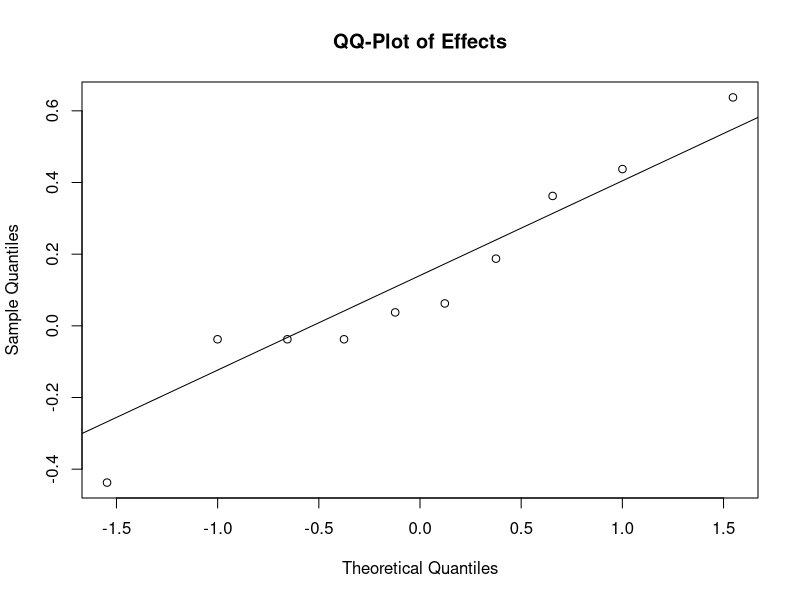
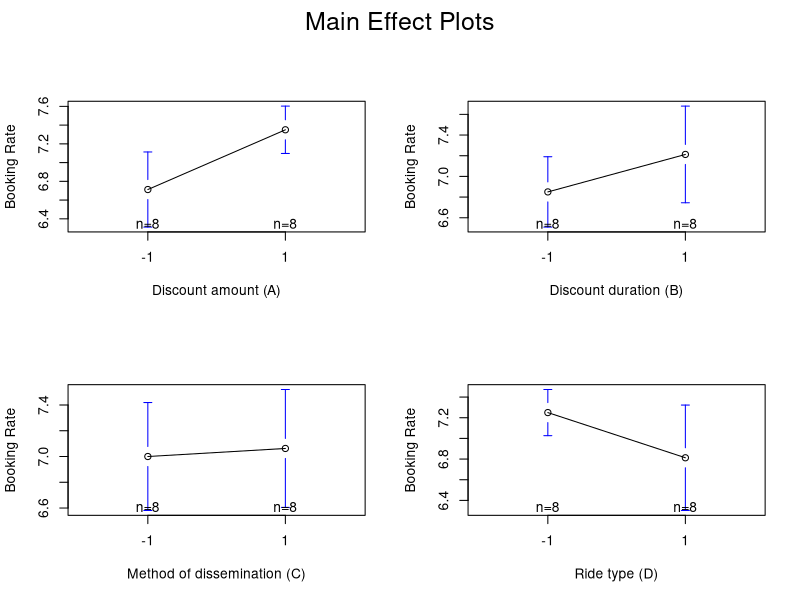
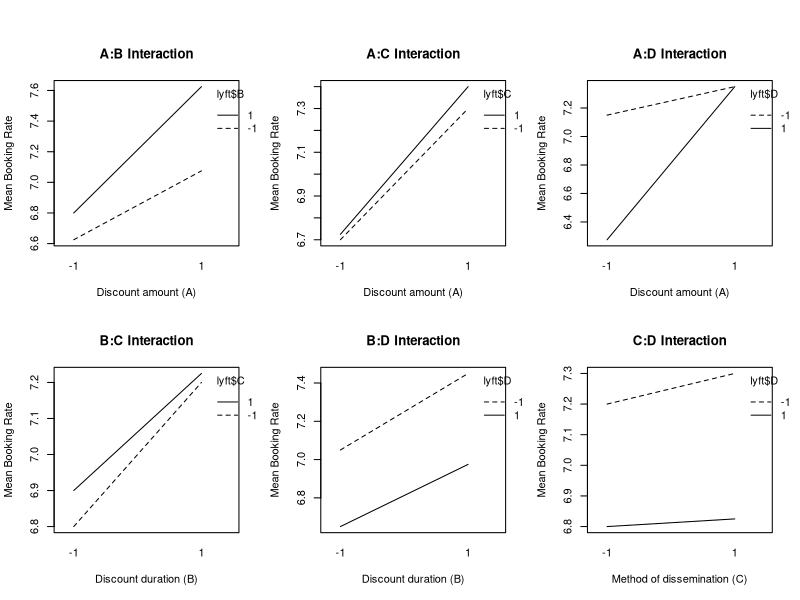
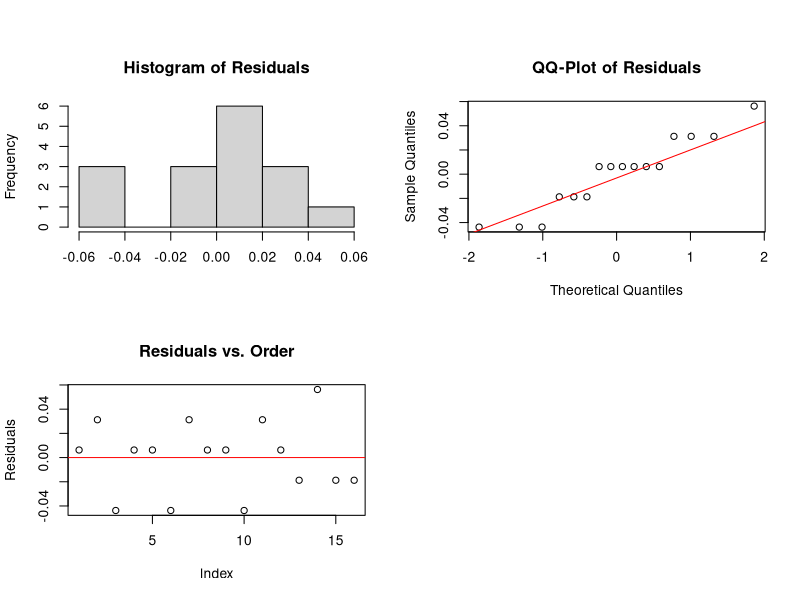

Write the R code that produced these figures, in order. (Note: this script raises an error after producing the figures.)
setwd("~/Desktop/design-of-experiments/Lab4/")

results <- read.table('response.txt', sep=' ', header=TRUE)
lyft <- read.table('design.txt', sep='\t', header=TRUE)
lyft$y <- results$y
colnames(lyft) <- c('A', 'B', 'C', 'D', 'y')
lyft$AB <- lyft$A*lyft$B
lyft$AC <- lyft$A*lyft$C
lyft$AD <- lyft$A*lyft$D
lyft$BC <- lyft$B*lyft$C
lyft$BD <- lyft$B*lyft$D
lyft$CD <- lyft$C*lyft$D
#lyft$ABC <- lyft$AB*lyft$C
#lyft$ABD <- lyft$AB*lyft$D
#lyft$ACD <- lyft$AC*lyft$D
#lyft$BCD <- lyft$BC*lyft$D
#lyft$ABCD <- lyft$AB*lyft$CD

m <- lm(y ~ ., data=lyft)
summary(m)
anova(m)
confint(m)

# QQ-plot of effects
par(mfrow=c(1,1))
effects <- 2*m$coefficients[2:length(m$coefficients)]
q <- qqnorm(effects, main = "QQ-Plot of Effects")
qqline(effects)
abs(q$y)[order(-abs(q$y))] #figure out which effects are the ones lying away from the line

## Main effects plots
library(gplots)
par(mfrow=c(2,2), oma = c(0,0,2,0))
plotmeans(formula = y~A, ylab = "Booking Rate", xlab = "Discount amount (A)", data=lyft)
plotmeans(formula = y~B, ylab = "Booking Rate", xlab = "Discount duration (B)", data=lyft)
plotmeans(formula = y~C, ylab = "Booking Rate", xlab = "Method of dissemination (C)", data=lyft)
plotmeans(formula = y~D, ylab = "Booking Rate", xlab = "Ride type (D)", data=lyft)
mtext("Main Effect Plots", outer = TRUE, cex = 1.5)

## Interaction plots
par(mfrow=c(2,3), oma = c(0,0,2,0))
interaction.plot(lyft$A, lyft$B, lyft$y, ylab = "Mean Booking Rate", xlab = "Discount amount (A)", main = "A:B Interaction", legend = TRUE)
interaction.plot(lyft$A, lyft$C, lyft$y, ylab = "Mean Booking Rate", xlab = "Discount amount (A)", main = "A:C Interaction", legend = TRUE)
interaction.plot(lyft$A, lyft$D, lyft$y, ylab = "Mean Booking Rate", xlab = "Discount amount (A)", main = "A:D Interaction", legend = TRUE)
interaction.plot(lyft$B, lyft$C, lyft$y, ylab = "Mean Booking Rate", xlab = "Discount duration (B)", main = "B:C Interaction", legend = TRUE)
interaction.plot(lyft$B, lyft$D, lyft$y, ylab = "Mean Booking Rate", xlab = "Discount duration (B)", main = "B:D Interaction", legend = TRUE)
interaction.plot(lyft$C, lyft$D, lyft$y, ylab = "Mean Booking Rate", xlab = "Method of dissemination (C)", main = "C:D Interaction", legend = TRUE)

## Fitted model
resp.surf <- function(x1, x2, x3, x4, model){
  beta <- as.numeric(model$coefficients)
  y.hat <- beta[1] + beta[2]*x1 + beta[3]*x2 + beta[4]*x3 + beta[5]*x4 +
    beta[6]*x1*x2 + beta[7]*x1*x3 + beta[8]*x1*x4 + beta[9]*x2*x3 + beta[10]*x2*x4 +
    beta[11]*x3*x4
  return(y.hat)
}

## Since the factors are qualitative, we can easily find the optimal combinations of levels that 
## maximize the response by iterating through all possible combinations of levels
fitted <- matrix(0, nrow = 16, ncol = 1)
for(i in 1:16){
  x1 <- lyft[i, 1]
  x2 <- lyft[i, 2]
  x3 <- lyft[i, 3]
  x4 <- lyft[i, 4]
  fitted[i] <- resp.surf(x1, x2, x3, x4, m)
}

d <- data.frame(lyft[,1:4], fitted)
d[order(-d$fitted),][1,]

# Residual Analysis
par(mfrow = c(2,2))
hist(m$residuals, main = "Histogram of Residuals", xlab = "")
qqnorm(m$residuals, main = "QQ-Plot of Residuals")
qqline(m$residuals, col = "red")
plot(m$residuals, main = "Residuals vs. Order", ylab = "Residuals")
abline(h = 0, col = "red")
plot(m$fitted, m2$residuals, main = "Residuals vs. Fitted Values", ylab = "Residuals", xlab = "Fitted Values")
abline(h = 0, col = "red")
